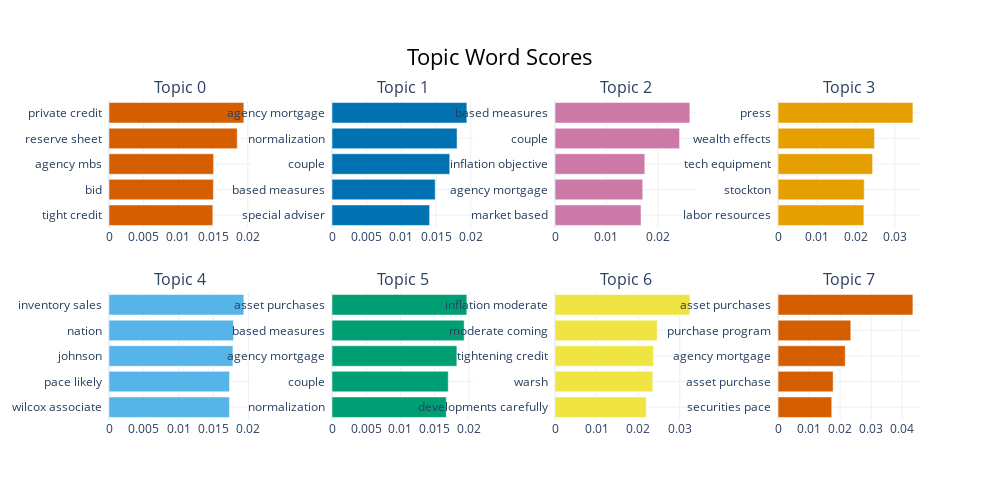

The cell this chart's notebook holds for it:
### Markdown cell above
### 11. Custom BERTopic + K-Means Pipeline for FOMC Meeting Topic Extraction
I plan to complement my K-Means results with a BERTopic analysis, hoping its integrated embedding will yield more coherent, human-interpretable topics for each cluster. By leveraging BERTopic’s dynamic topic modeling and built-in visualization tools, I expect to uncover clearer thematic structures that map more directly onto economic narratives.

I build a custom CountVectorizer with your stopwords, and generate sentence embeddings via Sentence-Transformer plus UMAP. Then I fit BERTopic (without HDBSCAN), extract its embeddings, override its clustering with K-Means (k = 8), and write the final topic IDs and confidence scores back into the DataFrame for visualization.

### Code cell
# Prepare CountVectorizer with custom stops
vectorizer = CountVectorizer(
    stop_words=custom_stops,
    ngram_range=(1,2),
    min_df=5,
    max_df=0.75
)

# Set up embeddings + UMAP
embedder   = SentenceTransformer("all-MiniLM-L6-v2")
umap_model = umap.UMAP(
    n_neighbors=15,
    min_dist=0.0,
    metric="cosine",
    random_state=42
)

# Initialize BERTopic with custom vectorizer
topic_model = BERTopic(
    embedding_model    = embedder,
    umap_model         = umap_model,
    vectorizer_model   = vectorizer,
    hdbscan_model      = None,
    calculate_probabilities = True,
    nr_topics          = "auto"
)

# Fit once to get embeddings
initial_topics, initial_probs = topic_model.fit_transform(docs)
embeddings = topic_model._extract_embeddings(docs)

# Re-cluster embeddings with KMeans (k=8)
k = 8
kmeans = KMeans(n_clusters=k, random_state=42, n_init="auto")
kmeans_labels = kmeans.fit_predict(embeddings)

# Update topics *and* re-apply the same vectorizer
topic_model.update_topics(
    docs,
    initial_topics,
    kmeans_labels,
    vectorizer_model=vectorizer    # explicitly re-use your CountVectorizer here
)

# Write results back to df
df["bertopic_km_topic"]       = topic_model.topics_
df["bertopic_km_probability"] = [max(p) for p in topic_model.probabilities_]

# Inspect & visualize
print(topic_model.get_topic_info().head(10))
topic_model.visualize_topics()
topic_model.visualize_barchart(top_n_topics=8)

### Figure 1 — Plotly figure (JSON) as saved in the notebook; plotly's stock layout.template omitted (floating-point values rounded to 4 significant figures)
{"data": [{"marker": {"color": "#D55E00"}, "orientation": "h", "type": "bar", "x": [0.01496, 0.01504, 0.01507, 0.01848, 0.01943], "xaxis": "x", "y": ["tight credit  ", "bid  ", "agency mbs  ", "reserve sheet  ", "private credit  "], "yaxis": "y"}, {"marker": {"color": "#0072B2"}, "orientation": "h", "type": "bar", "x": [0.01405, 0.01486, 0.01695, 0.018, 0.01942], "xaxis": "x2", "y": ["special adviser  ", "based measures  ", "couple  ", "normalization  ", "agency mortgage  "], "yaxis": "y2"}, {"marker": {"color": "#CC79A7"}, "orientation": "h", "type": "bar", "x": [0.01673, 0.01707, 0.01747, 0.02424, 0.02624], "xaxis": "x3", "y": ["market based  ", "agency mortgage  ", "inflation objective  ", "couple  ", "based measures  "], "yaxis": "y3"}, {"marker": {"color": "#E69F00"}, "orientation": "h", "type": "bar", "x": [0.02202, 0.02211, 0.02425, 0.02474, 0.0346], "xaxis": "x4", "y": ["labor resources  ", "stockton  ", "tech equipment  ", "wealth effects  ", "press  "], "yaxis": "y4"}, {"marker": {"color": "#56B4E9"}, "orientation": "h", "type": "bar", "x": [0.01728, 0.01729, 0.01778, 0.01786, 0.01934], "xaxis": "x5", "y": ["wilcox associate  ", "pace likely  ", "johnson  ", "nation  ", "inventory sales  "], "yaxis": "y5"}, {"marker": {"color": "#009E73"}, "orientation": "h", "type": "bar", "x": [0.0167, 0.01699, 0.01824, 0.01931, 0.01971], "xaxis": "x6", "y": ["normalization  ", "couple  ", "agency mortgage  ", "based measures  ", "asset purchases  "], "yaxis": "y6"}, {"marker": {"color": "#F0E442"}, "orientation": "h", "type": "bar", "x": [0.02194, 0.02352, 0.02368, 0.02457, 0.03244], "xaxis": "x7", "y": ["developments carefully  ", "warsh  ", "tightening credit  ", "moderate coming  ", "inflation moderate  "], "yaxis": "y7"}, {"marker": {"color": "#D55E00"}, "orientation": "h", "type": "bar", "x": [0.0173, 0.01774, 0.02164, 0.02343, 0.04345], "xaxis": "x8", "y": ["securities pace  ", "asset purchase  ", "agency mortgage  ", "purchase program  ", "asset purchases  "], "yaxis": "y8"}], "layout": {"annotations": [{"font": {"size": 16}, "showarrow": false, "text": "Topic 0", "x": 0.0875, "xanchor": "center", "xref": "paper", "y": 1, "yanchor": "bottom", "yref": "paper"}, {"font": {"size": 16}, "showarrow": false, "text": "Topic 1", "x": 0.3625, "xanchor": "center", "xref": "paper", "y": 1, "yanchor": "bottom", "yref": "paper"}, {"font": {"size": 16}, "showarrow": false, "text": "Topic 2", "x": 0.6375, "xanchor": "center", "xref": "paper", "y": 1, "yanchor": "bottom", "yref": "paper"}, {"font": {"size": 16}, "showarrow": false, "text": "Topic 3", "x": 0.9125, "xanchor": "center", "xref": "paper", "y": 1, "yanchor": "bottom", "yref": "paper"}, {"font": {"size": 16}, "showarrow": false, "text": "Topic 4", "x": 0.0875, "xanchor": "center", "xref": "paper", "y": 0.4, "yanchor": "bottom", "yref": "paper"}, {"font": {"size": 16}, "showarrow": false, "text": "Topic 5", "x": 0.3625, "xanchor": "center", "xref": "paper", "y": 0.4, "yanchor": "bottom", "yref": "paper"}, {"font": {"size": 16}, "showarrow": false, "text": "Topic 6", "x": 0.6375, "xanchor": "center", "xref": "paper", "y": 0.4, "yanchor": "bottom", "yref": "paper"}, {"font": {"size": 16}, "showarrow": false, "text": "Topic 7", "x": 0.9125, "xanchor": "center", "xref": "paper", "y": 0.4, "yanchor": "bottom", "yref": "paper"}], "height": 500, "hoverlabel": {"bgcolor": "white", "font": {"family": "Rockwell", "size": 16}}, "showlegend": false, "title": {"font": {"color": "Black", "size": 22}, "text": "Topic Word Scores", "x": 0.5, "xanchor": "center", "yanchor": "top"}, "width": 1000, "xaxis": {"anchor": "y", "domain": [0, 0.175], "showgrid": true}, "xaxis2": {"anchor": "y2", "domain": [0.275, 0.45], "showgrid": true}, "xaxis3": {"anchor": "y3", "domain": [0.55, 0.725], "showgrid": true}, "xaxis4": {"anchor": "y4", "domain": [0.825, 1], "showgrid": true}, "xaxis5": {"anchor": "y5", "domain": [0, 0.175], "showgrid": true}, "xaxis6": {"anchor": "y6", "domain": [0.275, 0.45], "showgrid": true}, "xaxis7": {"anchor": "y7", "domain": [0.55, 0.725], "showgrid": true}, "xaxis8": {"anchor": "y8", "domain": [0.825, 1], "showgrid": true}, "yaxis": {"anchor": "x", "domain": [0.6, 1], "showgrid": true}, "yaxis2": {"anchor": "x2", "domain": [0.6, 1], "showgrid": true}, "yaxis3": {"anchor": "x3", "domain": [0.6, 1], "showgrid": true}, "yaxis4": {"anchor": "x4", "domain": [0.6, 1], "showgrid": true}, "yaxis5": {"anchor": "x5", "domain": [0, 0.4], "showgrid": true}, "yaxis6": {"anchor": "x6", "domain": [0, 0.4], "showgrid": true}, "yaxis7": {"anchor": "x7", "domain": [0, 0.4], "showgrid": true}, "yaxis8": {"anchor": "x8", "domain": [0, 0.4], "showgrid": true}}}
